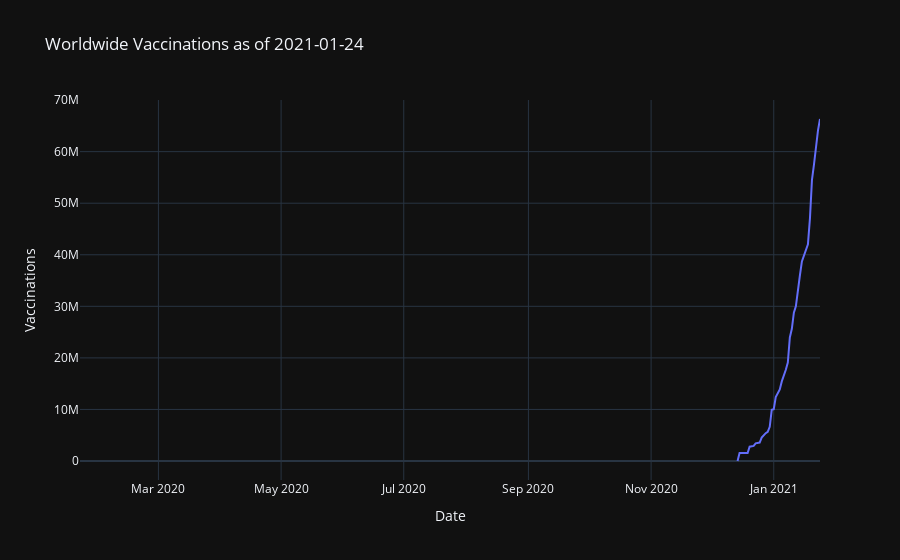

Source (notebook cell):
### Code cell
#Create line chart to show total vaccinations over the world
fig = px.line(world, x="parsed_dates", y="total_vaccinations", labels={'parsed_dates':'Date', 'total_vaccinations':'Vaccinations'},
              title="Worldwide Vaccinations as of 2021-01-24")
fig.show()

### Figure 1 — Plotly figure (JSON) as saved in the notebook; plotly's stock layout.template omitted (floating-point values rounded to 4 significant figures; data arrays with more than 128 entries replaced by an {"elided": "..."} marker saying what was removed)
{"data": [{"hovertemplate": "Date=%{x}<br>Vaccinations=%{y}<extra></extra>", "legendgroup": "", "line": {"color": "#636efa", "dash": "solid"}, "mode": "lines", "name": "", "orientation": "v", "showlegend": false, "type": "scatter", "x": {"elided": "369 str values"}, "xaxis": "x", "y": {"elided": "369 int values"}, "yaxis": "y"}], "layout": {"legend": {"tracegroupgap": 0}, "title": {"text": "Worldwide Vaccinations as of 2021-01-24"}, "xaxis": {"anchor": "y", "domain": [0, 1], "title": {"text": "Date"}}, "yaxis": {"anchor": "x", "domain": [0, 1], "title": {"text": "Vaccinations"}}}}
